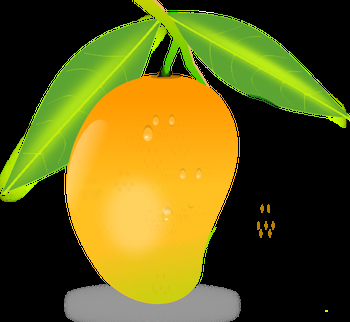
#> input picture mango.png, 350 x 322 px
$ python face.py
#> lines starting #> are read from the running program, lines starting #| are printed output that depends on the picture
import numpy as np
import cv2

face_cascade = cv2.CascadeClassifier('C:\\opencv\\build\\etc\\haarcascades\\haarcascade_frontalface_default.xml')
eye_cascade = cv2.CascadeClassifier('C:\\opencv\\build\\etc\\haarcascades\\haarcascade_eye.xml')

img = cv2.imread('mango.png')
#> img is the input picture: shape (322, 350, 3); mean B, G, R 22.2, 91.9, 97.1

gray = cv2.cvtColor(img, cv2.COLOR_BGR2GRAY)
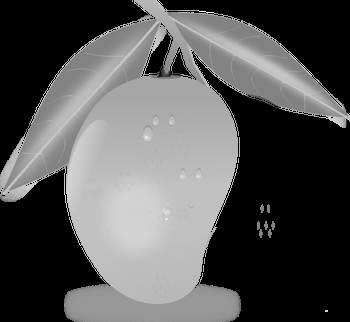
#> gray: shape (322, 350); min 0, max 255, mean 85.6

faces = face_cascade.detectMultiScale(gray, 1.3, 5)
#> faces = ()
#faces = face_cascade.detectMultiScale(gray)

for (x,y,w,h) in faces:
    cv2.rectangle(img,(x,y),(x+w,y+h),(255,0,0),2)
    roi_gray = gray[y:y+h, x:x+w]
    roi_color = img[y:y+h, x:x+w]
    eyes = eye_cascade.detectMultiScale(roi_gray)
    for (ex,ey,ew,eh) in eyes:
        cv2.rectangle(roi_color,(ex,ey),(ex+ew,ey+eh),(0,255,0),2)
#> this loop made 0 passes

cv2.imshow('img',img)

k = cv2.waitKey(0)
#> (key Esc is pressed here)
if k == 27:         # wait for ESC key to exit
    cv2.destroyAllWindows()
elif k == ord('s'): # wait for 's' key to save and exit
    cv2.imwrite('messigray.png',img)
    cv2.destroyAllWindows()
